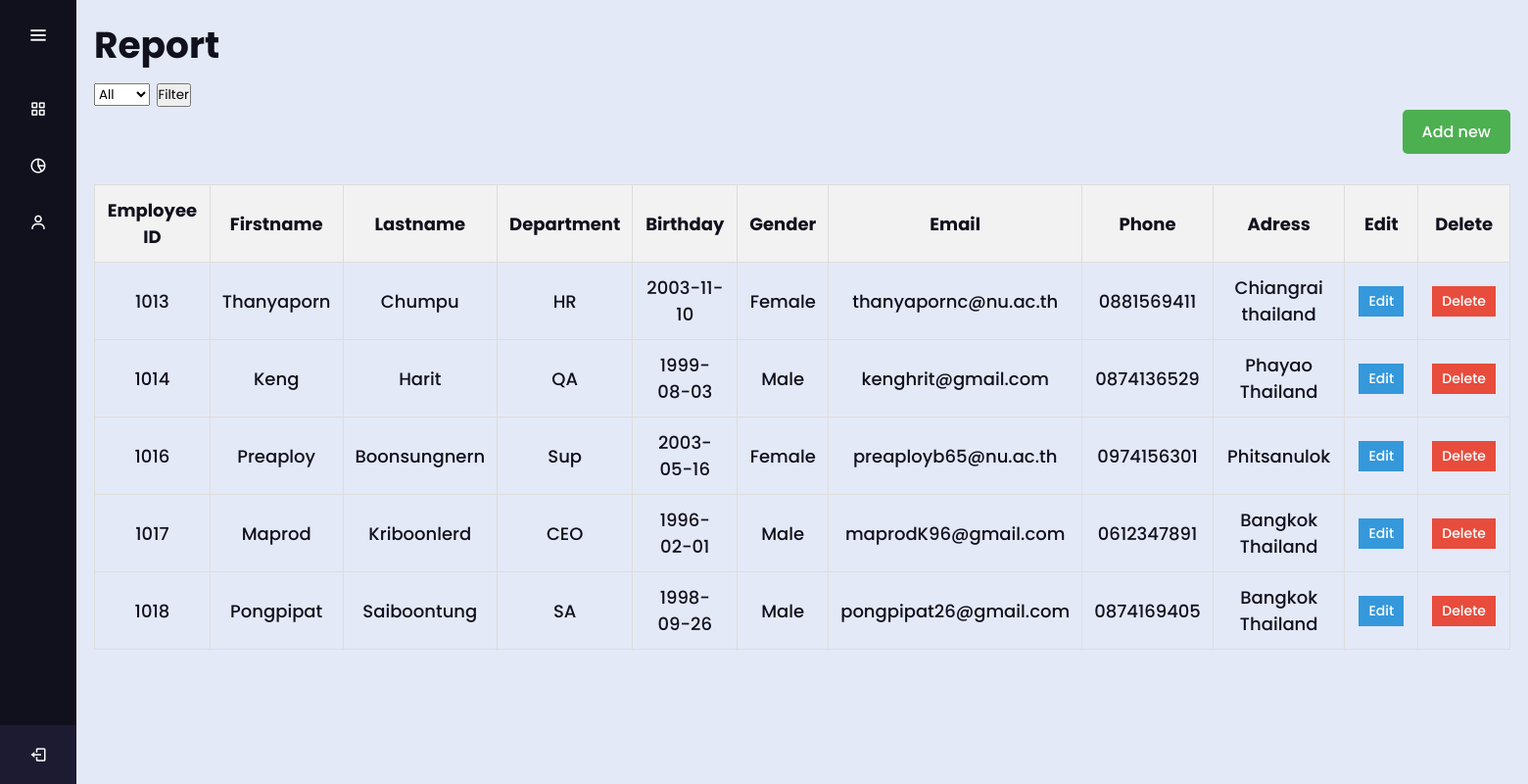
The app's page /reportemployee.php (signed in) with its own data.
### tables this page shows
CREATE TABLE `employee` (
  `emp_id` int(11) NOT NULL,
  `fname` varchar(50) NOT NULL,
  `lname` varchar(50) NOT NULL,
  `dep` int(11) DEFAULT NULL,
  `sex` varchar(20) NOT NULL,
  `birth` date NOT NULL,
  `email` varchar(50) NOT NULL,
  `phone` varchar(10) NOT NULL,
  `address` varchar(300) NOT NULL,
  `image_path` varchar(255) NOT NULL
);

CREATE TABLE `department` (
  `dep_id` int(11) NOT NULL,
  `dname` varchar(30) NOT NULL
);

### reportemployee.php (the view, shortened to what this page needs)
<?php
$host = "localhost";
$usersname = "root";
$password = "";
$database = "data_time";
$conn = new mysqli($host, $usersname, $password, $database);
$sql = "SELECT employee.emp_id, employee.fname, employee.lname, department.dname, employee.birth, employee.sex, employee.email, employee.phone, employee.address
        FROM employee
        LEFT JOIN department ON employee.dep = department.dep_id";
$result = $conn->query($sql);
?>
<!DOCTYPE html>
<html lang="en" dir="ltr">
<head>
    <link rel="stylesheet" href="css/reportemst.css" />
    <link href="https://unpkg.com/boxicons@2.0.7/css/boxicons.min.css" rel="stylesheet" />
</head>
<body>
    <div class="sidebar">
        <div class="logo-details">
            <i class="bx bx-menu" id="btn"></i>
        </div>
        <ul class="nav-list">
            <li>
                <a href="dashboard.php">
                    <i class="bx bx-grid-alt"></i>
                </a>
            </li>
            <li>
                <a href="reportemployee.php">
                    <i class="bx bx-pie-chart-alt-2"></i>
                </a>
            </li>
            <li>
                <a href="reporttime.php">
                    <i class="bx bx-user"></i>
                </a>
            </li>
            <li class="profile">
                <div class="profile-details">
                    <div class="name_job">
                        <div class="name">Admin</div>
                        <div class="job">Welcome</div>
                    </div>
                </div>
                <a href="logout.php"><i class="bx bx-log-out" id="log_out"></i></a>
            </li>
        </ul>
    </div>
    <section class="home-section">
        <div class="content">
            <h1>Report</h1>
            <form method="get">
                <select name="department_filter" id="department_filter">
                    <option value="">All</option>
                </select>
                <button type="submit">Filter</button>
            </form>
            <a href="add_employee.php" class="add-employee-button">Add new</a>
            <br><br>
            <table>
                <tr>
                    <th>Employee ID</th>
                    <th>Firstname</th>
                    <th>Lastname</th>
                    <th>Department</th>
                    <th>Birthday</th>
                    <th>Gender</th>
                    <th>Email</th>
                    <th>Phone</th>
                    <th>Adress</th>
                    <th>Edit</th>
                    <th>Delete</th>
                </tr>
                <?php
                if ($result->num_rows > 0) {
                    while ($row = $result->fetch_assoc()) {
                        echo "<tr>";
                        echo "<td>" . $row['emp_id'] . "</td>";
                        echo "<td>" . $row['fname'] . "</td>";
                        echo "<td>" . $row['lname'] . "</td>";
                        echo "<td>" . $row['dname'] . "</td>";
                        echo "<td>" . $row['birth'] . "</td>";
                        echo "<td>" . $row['sex'] . "</td>";
                        echo "<td>" . $row['email'] . "</td>";
                        echo "<td>" . $row['phone'] . "</td>";
                        echo "<td>" . $row['address'] . "</td>";
                        echo "<td><a href='edit_employee.php?id=" . $row['emp_id'] . "' class='edit-button'>Edit</a></td>";
                        echo "<td><a href='delete_employee.php?id=" . $row['emp_id'] . "' class='delete-button' onclick='return confirmDelete()'>Delete</a></td>";
                        echo "</tr>";
                    }
                } else {
                    echo "Employee information not found.";
                }
                ?>
            </table>
        </div>
    </section>
</body>
</html>

### css/reportemst.css (style rules this page uses)
* { margin: 0; padding: 0; box-sizing: border-box; font-family: "Poppins" , sans-serif; }
.sidebar { position: fixed; left: 0; top: 0; height: 100%; width: 78px; background: #11101D; padding: 6px 14px; z-index: 99; transition: all 0.5s ease; }
.sidebar .logo-details { height: 60px; display: flex; align-items: center; position: relative; }
.sidebar .logo-details #btn { position: absolute; top: 50%; right: 0; transform: translateY(-50%); font-size: 22px; transition: all 0.4s ease; font-size: 23px; text-align: center; cursor: pointer; transition: all 0.5s ease; }
.sidebar i { color: #fff; height: 60px; min-width: 50px; font-size: 28px; text-align: center; line-height: 60px; }
.sidebar .nav-list { margin-top: 20px; height: 100%; }
.sidebar li { position: relative; margin: 8px 0; list-style: none; }
.sidebar li a { display: flex; height: 100%; width: 100%; border-radius: 12px; align-items: center; text-decoration: none; transition: all 0.4s ease; background: #11101D; }
.sidebar li i { height: 50px; line-height: 50px; font-size: 18px; border-radius: 12px; }
.sidebar li.profile { position: fixed; height: 60px; width: 78px; left: 0; bottom: -8px; padding: 10px 14px; background: #1d1b31; transition: all 0.5s ease; overflow: hidden; }
.sidebar li .profile-details { display: flex; align-items: center; flex-wrap: nowrap; }
.sidebar li.profile .name, .sidebar li.profile .job { font-size: 15px; font-weight: 400; color: #fff; white-space: nowrap; }
.sidebar li.profile .job { font-size: 12px; }
.sidebar .profile #log_out { position: absolute; top: 50%; right: 0; transform: translateY(-50%); background: #1d1b31; width: 100%; height: 60px; line-height: 60px; border-radius: 0px; transition: all 0.5s ease; }
.home-section { position: relative; background: #E4E9F7; min-height: 100vh; top: 0; left: 78px; width: calc(100% - 78px); transition: all 0.5s ease; z-index: 2; }
.home-section .content { display: inline-block; color: #11101d; font-size: 25px; font-weight: 500; margin: 18px }
.add-employee-button { background-color: #4CAF50; color: white; padding: 10px 20px; border: none; border-radius: 5px; text-align: center; text-decoration: none; display: inline-block; font-size: 16px; margin: 0; cursor: pointer; float: right; }
.edit-button { background-color: #3498db; color: white; padding: 5px 10px; border: none; text-align: center; text-decoration: none; display: inline-block; font-size: 14px; margin: 2px 2px; cursor: pointer; }
.delete-button { background-color: #e74c3c; color: white; padding: 5px 10px; border: none; text-align: center; text-decoration: none; display: inline-block; font-size: 14px; margin: 2px 2px; cursor: pointer; }

### reportemployee.php (style rules this page uses)
tr, td { border-bottom: 1px solid #ddd; }
table { font-size: 18px; border-collapse: collapse; width: 100%; }
table td, table th { border: 1px solid #ddd; padding: 8px; text-align: center; }
table th { background-color: #f2f2f2; }
table tr, table th, table td { padding: 12px; }
table td { font-size: 18px; }

### records on screen
employee: emp_id "1013", fname "Thanyaporn", lname "Chumpu", dep.dname "HR", birth "2003-11-10", sex "Female", email "thanyapornc@nu.ac.th", phone "0881569411", address "Chiangrai thailand"
employee: emp_id "1014", fname "Keng", lname "Harit", dep.dname "QA", birth "1999-08-03", sex "Male", email "kenghrit@gmail.com", phone "0874136529", address "Phayao Thailand"
employee: emp_id "1016", fname "Preaploy", lname "Boonsungnern", dep.dname "Sup", birth "2003-05-16", sex "Female", email "preaployb65@nu.ac.th", phone "0974156301", address "Phitsanulok"
employee: emp_id "1017", fname "Maprod", lname "Kriboonlerd", dep.dname "CEO", birth "1996-02-01", sex "Male", email "maprodK96@gmail.com", phone "0612347891", address "Bangkok Thailand"
employee: emp_id "1018", fname "Pongpipat", lname "Saiboontung", dep.dname "SA", birth "1998-09-26", sex "Male", email "pongpipat26@gmail.com", phone "0874169405", address "Bangkok Thailand"
